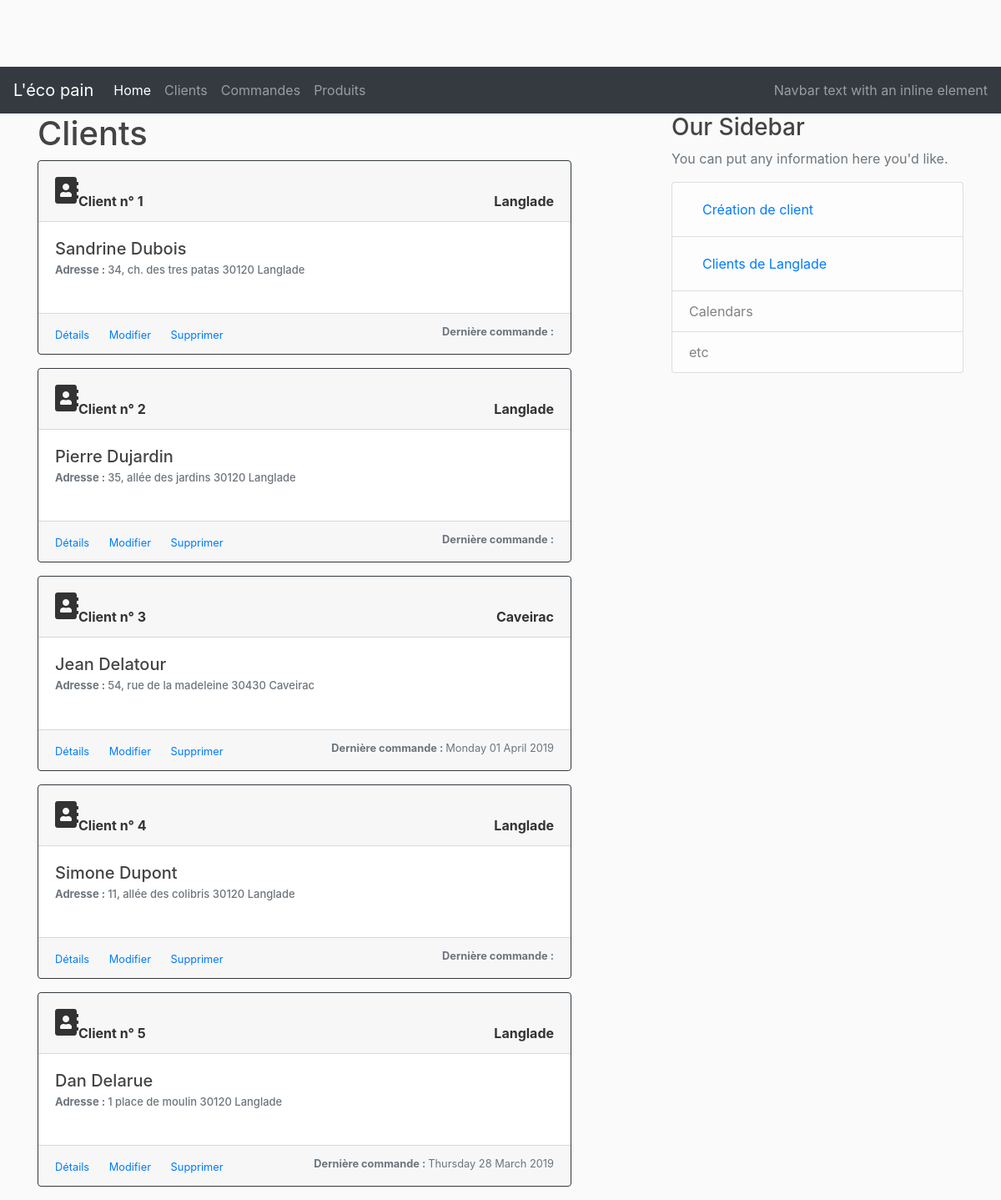
The page /customers on the database as committed earlier.
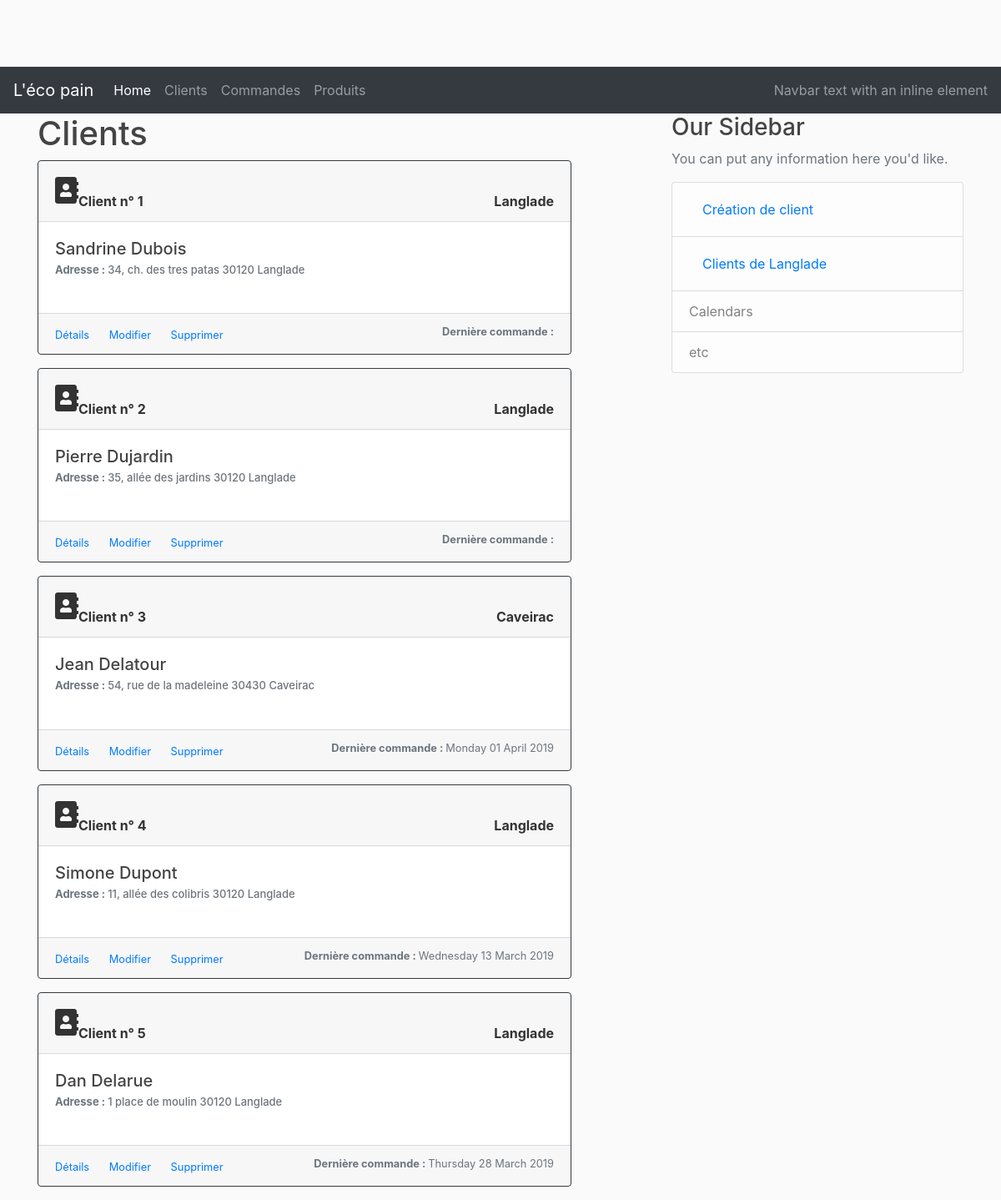
The same page on the database as committed later.
### lecopain/models.py (models this page shows, shortened)
class Order(db.Model):
    __tablename__ = 'orders'
    id = db.Column(db.Integer, primary_key=True)
    title = db.Column(db.String(50), nullable=False)
    order_dt = db.Column(db.DateTime)
    created_at = db.Column(db.DateTime, nullable=False, default=datetime.utcnow)
    customer_id = db.Column(db.Integer, db.ForeignKey('customers.id'), nullable=False)
    status = db.Column(db.String(20), nullable=False)

### lecopain/controllers/customer_controller.py (the view)
@customer_page.route("/customers", methods=['GET', 'POST'])
def customers():
    new_orders=[]
    customerManager = CustomerManager()
    customers = Customer.query.all()
    for customer in customers :
        new_orders.append(customerManager.get_last_order(customer))
    for order in new_orders :
        if order != None :
            print(str(order.order_dt))
    return render_template('/customers/customers.html', customers=customers, new_orders= new_orders, cpt=0)

### lecopain/services/customer_manager.py (called while the page is built)
    def get_last_order(self, customer) :
        newer_order = None
        for order in customer.orders :
            if(newer_order == None) :
                print("newer from null")
                newer_order = order
            elif (order.order_dt > newer_order.order_dt) :
                newer_order = order
                print("newer from other")
        return newer_order

### lecopain/templates/customers/customers.html (shortened to what this page needs)
{% extends "layout.html" %}
{% block content %}
<h1>Clients</h1>
    {% set count = O %}
    {% for customer in customers %}
    <div class="card border-dark mb-3" style="width: 40rem;">
        <div class="card-header">
                <span style="float: left; font-size: 2em;">
                        <i class="fas fa-address-book "> </i>
                </span>
                <br>
                <b>Client n° {{customer.id}}</b>
                <span style="float: right"><b>{{ customer.city }}</b></span>
        </div>
        <div class="card-body">
            <h5 class="card-title">
                {{customer.firstname}} {{customer.lastname}}
            </h5>
            <h6 class="card-subtitle mb-2 text-muted" style="font-size:13px;"><b>Adresse : </b>
                {{ customer.address }} {{ customer.cp }} {{ customer.city }}<br><br>
            </h6>
        </div>
        <div class="card-footer">
            <small class="text-muted">
                <a href="/customers/{{customer.id}}" class="card-link">Détails</a>
                <a href="/customers/{{customer.id}}/update" class="card-link">Modifier</a>
                <a href="/customers/{{customer.id}}/delete" class="card-link">Supprimer</a>
                <span style="float: right">
                        <b> Dernière commande : </b>
                        {% if new_orders[loop.index-1] is not none %}
                            {{ new_orders[loop.index-1].order_dt.strftime('%A %d %B %Y') }}
                        {% endif%}
                </span>
            </small>
        </div>
    </div>
    {% endfor %}
{% endblock %}
{% block right_menu %}
<div class="content-section">
    <h3>Our Sidebar</h3>
    <p class='text-muted'>You can put any information here you'd like.
        <ul class="list-group">
        <li class="list-group-item list-group-item-light">
            <a class="nav-link" href="/customers/new">Création de client</a></li>
        <li class="list-group-item list-group-item-light">
            <a class="nav-link" href="/customers/city/Langlade">Clients de Langlade</a></li>
        <li class="list-group-item list-group-item-light">Calendars</li>
        <li class="list-group-item list-group-item-light">etc</li>
        </ul>
    </p>
</div>
{% endblock %}

Rows that differ between the two databases and show on the page:
added Order: order_dt "Wednesday 13 March 2019"
